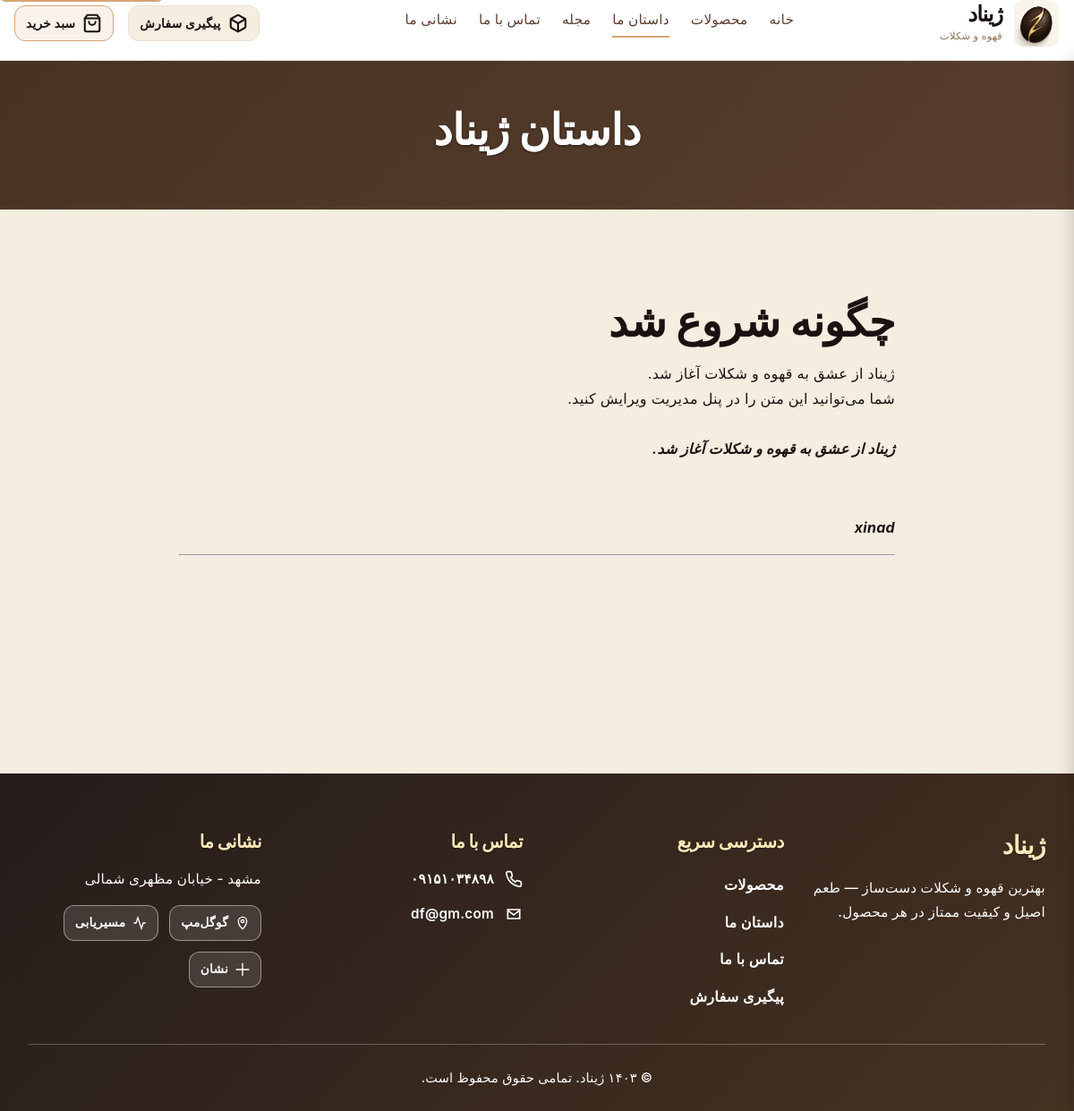
The page /about/ on the database its author committed.
### website/models.py (models this page shows, shortened)
class SiteSettings(models.Model):
    card_number = models.CharField(max_length=16, verbose_name='شماره کارت دریافت وجه')
    card_holder_name = models.CharField(max_length=200, verbose_name='نام صاحب کارت')
    bank_name = models.CharField(max_length=100, verbose_name='نام بانک')
    contact_phone = models.CharField(max_length=11, verbose_name='شماره تماس')
    contact_email = models.EmailField(blank=True, verbose_name='ایمیل')
    address = models.TextField(blank=True, verbose_name='آدرس')
    address_lat = models.DecimalField(
        max_digits=9,
        decimal_places=6,
        null=True,
        blank=True,
        verbose_name="عرض جغرافیایی (Lat)",
        validators=[MinValueValidator(-90), MaxValueValidator(90)],
    )
    address_lng = models.DecimalField(
        max_digits=9,
        decimal_places=6,
        null=True,
        blank=True,
        verbose_name="طول جغرافیایی (Lng)",
        validators=[MinValueValidator(-180), MaxValueValidator(180)],
    )
    logo_image = models.ImageField(
        upload_to="site/branding/",
        blank=True,
        null=True,
        verbose_name="لوگوی سایت (اختیاری)",
    )
    footer_image = models.ImageField(
        upload_to="site/landing/",
        blank=True,
        null=True,
        verbose_name="تصویر پس‌زمینه فوتر (اختیاری)",
    )
    telegram_bot_token = models.CharField(max_length=200, blank=True, verbose_name='توکن ربات تلگرام')
    bale_bot_token = models.CharField(max_length=200, blank=True, verbose_name='توکن ربات بله')
    class Meta:
        verbose_name = 'تنظیمات سایت'
        verbose_name_plural = 'تنظیمات سایت'

class ContentPage(models.Model):
    PAGE_TYPE_CHOICES = [
        ("about", "درباره ما"),
        ("contact", "تماس با ما"),
        ("blog_post", "پست مجله"),
    ]
    page_type = models.CharField(max_length=20, choices=PAGE_TYPE_CHOICES, verbose_name="نوع صفحه")
    title = models.CharField(max_length=200, verbose_name="عنوان")
    slug = models.SlugField(max_length=200, unique=True, blank=True, verbose_name="نامک")
    excerpt = models.TextField(max_length=300, blank=True, verbose_name="خلاصه")
    featured_image = models.ImageField(upload_to="content/featured/", blank=True, null=True, verbose_name="تصویر شاخص")
    author = models.CharField(max_length=100, blank=True, default="تیم ژیناد", verbose_name="نویسنده")
    is_published = models.BooleanField(default=True, verbose_name="منتشر شده")
    published_at = models.DateTimeField(default=timezone.now, verbose_name="تاریخ انتشار")
    views = models.IntegerField(default=0, verbose_name="تعداد بازدید")
    created_at = models.DateTimeField(auto_now_add=True, verbose_name="تاریخ ایجاد")
    updated_at = models.DateTimeField(auto_now=True, verbose_name="تاریخ بروزرسانی")
    class Meta:
        verbose_name = "صفحه محتوا"
        verbose_name_plural = "صفحات محتوا"
        ordering = ["-published_at", "-created_at"]

class ContentBlock(models.Model):
    BLOCK_TYPE_CHOICES = [
        ("heading", "عنوان"),
        ("rich_html", "متن (HTML)"),
        ("image", "تصویر"),
        ("callout", "کادر برجسته"),
        ("divider", "جداکننده"),
    ]
    page = models.ForeignKey(ContentPage, related_name="blocks", on_delete=models.CASCADE, verbose_name="صفحه")
    parent = models.ForeignKey(
        "self",
        related_name="children",
        on_delete=models.CASCADE,
        null=True,
        blank=True,
        verbose_name="والد",
    )
    order = models.PositiveIntegerField(default=0, verbose_name="ترتیب")
    block_type = models.CharField(max_length=20, choices=BLOCK_TYPE_CHOICES, verbose_name="نوع بلاک")
    title = models.CharField(max_length=200, blank=True, verbose_name="عنوان")
    body_html = models.TextField(blank=True, verbose_name="محتوا (HTML)")
    image = models.ImageField(upload_to="content/blocks/", blank=True, null=True, verbose_name="تصویر")
    caption = models.CharField(max_length=300, blank=True, verbose_name="کپشن")
    class Meta:
        verbose_name = "بلاک محتوا"
        verbose_name_plural = "بلاک‌های محتوا"
        ordering = ["parent_id", "order", "id"]
    @property
    def body_html_safe(self):
        return mark_safe(self.body_html)

### website/views.py (the view)
# urls.py: path('about/', views.AboutView.as_view(), name='about'),
class AboutView(TemplateView):
    template_name = "website/content_page.html"
    def get_context_data(self, **kwargs):
        context = super().get_context_data(**kwargs)
        page = get_object_or_404(ContentPage, page_type="about", slug="about", is_published=True)
        blocks = (
            page.blocks.filter(parent__isnull=True)
            .prefetch_related("children", "children__children")
            .order_by("order", "id")
        )
        context["page"] = page
        context["blocks"] = blocks
        return context

### website/context_processors.py (called while the page is built)
def site_settings(request):
    settings_obj = SiteSettings.objects.first()
    hero_images = []
    if settings_obj:
        hero_images = list(settings_obj.hero_images.filter(is_active=True).order_by("order", "id"))
    site_url = get_canonical_site_url()
    canonical_url = build_canonical_url(request.path)
    return {
        "site_settings": settings_obj,
        "home_hero_images": hero_images,
        "canonical_site_url": site_url,
        "canonical_url": canonical_url,
        "organization_json_ld": _organization_json_ld(settings_obj, site_url),
        "default_og_image": f"{site_url}/static/website/images/logo.png",
    }

### website/seo.py (called while the page is built)
def get_canonical_site_url() -> str:
    return settings.CANONICAL_SITE_URL.rstrip("/")

def build_canonical_url(path: str) -> str:
    if not path.startswith("/"):
        path = f"/{path}"
    return f"{get_canonical_site_url()}{path}"

def build_media_url(relative_url: str) -> str:
    if not relative_url:
        return ""
    if relative_url.startswith(("http://", "https://")):
        return relative_url
    if not relative_url.startswith("/"):
        relative_url = f"/{relative_url}"
    return f"{get_canonical_site_url()}{relative_url}"

### website/templatetags/seo_tags.py (called while the page is built)
@register.simple_tag
def json_ld(data):
    return mark_safe(
        f'<script type="application/ld+json">{json.dumps(data, ensure_ascii=False)}</script>'
    )

### website/templates/website/content_page.html (shortened to what this page needs)
{% extends 'website/base.html' %}
{% block content %}
<div class="page-header">
    <div class="container">
        <h1>{{ page.title }}</h1>
    </div>
</div>
<section class="content-page" style="padding: var(--space-11) var(--container-px);">
    <div class="container">
        <div class="content-prose">
            {% for block in blocks %}
                {% include 'website/partials/content_block.html' with block=block %}
            {% endfor %}
        </div>
    </div>
</section>
{% endblock %}

### website/templates/website/base.html (shortened to what this page needs)
<!DOCTYPE html>
<html lang="fa" dir="rtl">
<head>
    {% load static seo_tags %}
    <link rel="stylesheet" href="{% static 'website/css/style.css' %}">
</head>
<body>
<header class="header">
    <div class="container">
        <div class="header-content">
            <div class="logo">
                <a href="{% url 'website:home' %}" aria-label="بازگشت به صفحه اول">
                    {% if site_settings and site_settings.logo_image %}
                    <img src="{{ site_settings.logo_image.url }}" alt="لوگوی ژیناد" class="logo-image" width="52" height="52" loading="eager">
                    {% else %}
                    <img src="{% static 'website/images/logo.png' %}" alt="لوگوی ژیناد" class="logo-image" width="52" height="52" loading="eager">
                    {% endif %}
                    <div class="logo-text">
                        <h1>ژیناد</h1>
                        <p class="tagline">قهوه و شکلات</p>
                    </div>
                </a>
            </div>
            <nav class="nav nav-desktop" aria-label="منوی اصلی">
                <a href="{% url 'website:home' %}" class="nav-link{% if request.resolver_match.url_name == 'home' %} active{% endif %}">خانه</a>
                <a href="{% url 'website:products' %}" class="nav-link{% if request.resolver_match.url_name == 'products' %} active{% endif %}">محصولات</a>
                <a href="{% url 'website:about' %}" class="nav-link{% if request.resolver_match.url_name == 'about' %} active{% endif %}">داستان ما</a>
                <a href="{% url 'website:magazine' %}" class="nav-link{% if request.resolver_match.url_name == 'magazine' %} active{% endif %}">مجله</a>
                <a href="{% url 'website:contact' %}" class="nav-link{% if request.resolver_match.url_name == 'contact' %} active{% endif %}">تماس با ما</a>
                <a href="{% url 'website:location' %}" class="nav-link{% if request.resolver_match.url_name == 'location' %} active{% endif %}">نشانی ما</a>
            </nav>
            <div class="header-actions">
                <a href="{% url 'website:order_tracking' %}" class="header-action-link header-action-link--tracking" aria-label="پیگیری سفارش" title="پیگیری سفارش">
                    <span class="header-action-label">پیگیری سفارش</span>
                </a>
                <a href="{% url 'website:cart' %}" class="header-action-link header-action-link--cart cart-icon" aria-label="سبد خرید" title="سبد خرید">
                    <svg class="header-action-icon" viewBox="0 0 24 24" fill="none" stroke="currentColor" stroke-width="2.25" stroke-linecap="round" stroke-linejoin="round" aria-hidden="true">
                        <path d="M6 2L3 6v14a2 2 0 0 0 2 2h14a2 2 0 0 0 2-2V6l-3-4H6z"/>
                        <line x1="3" y1="6" x2="21" y2="6"/>
                        <path d="M16 10a4 4 0 0 1-8 0"/>
                    </svg>
                    <span class="header-action-label">سبد خرید</span>
                </a>
            </div>
        </div>
    </div>
</header>
<div class="nav-overlay" data-nav-overlay aria-hidden="true"></div>
<main id="main-content" class="main-content">
    {% block content %}{% endblock %}
</main>
<footer class="footer">
    <div class="container">
        <div class="footer-content">
            <div class="footer-section">
                <h3>ژیناد</h3>
                <p>بهترین قهوه و شکلات دست‌ساز — طعم اصیل و کیفیت ممتاز در هر محصول.</p>
            </div>
            <div class="footer-section">
                <h4>دسترسی سریع</h4>
                <ul>
                    <li><a href="{% url 'website:products' %}">محصولات</a></li>
                    <li><a href="{% url 'website:about' %}">داستان ما</a></li>
                    <li><a href="{% url 'website:contact' %}">تماس با ما</a></li>
                    <li><a href="{% url 'website:order_tracking' %}">پیگیری سفارش</a></li>
                </ul>
            </div>
            <div class="footer-section">
                <h4>تماس با ما</h4>
                {% if site_settings and site_settings.contact_phone %}
                <p class="footer-contact-line">
                    <a href="tel:{{ site_settings.contact_phone|slugify }}">{{ site_settings.contact_phone }}</a>
                </p>
                {% endif %}
                {% if site_settings and site_settings.contact_email %}
                <p class="footer-contact-line">
                    <svg viewBox="0 0 24 24" fill="none" stroke="currentColor" stroke-width="2" aria-hidden="true">
                        <path d="M4 6h16v12H4z"/>
                        <path d="M4 7l8 6 8-6"/>
                    </svg>
                    <a href="mailto:{{ site_settings.contact_email }}">{{ site_settings.contact_email }}</a>
                </p>
                {% endif %}
            </div>
            <div class="footer-section">
                <h4>نشانی ما</h4>
                {% if site_settings and site_settings.address %}
                <p>{{ site_settings.address }}</p>
                {% endif %}
                {% if site_settings and site_settings.address_lat != None and site_settings.address_lng != None %}
                <div class="footer-map-links" aria-label="لینک‌های نقشه">
                    <a class="footer-map-link" target="_blank" rel="noopener noreferrer"
                       href="https://www.google.com/maps/search/?api=1&query={{ site_settings.address_lat }},{{ site_settings.address_lng }}"
                       title="باز کردن در گوگل‌مپ">
                        <span class="footer-map-icon" aria-hidden="true">
                            <svg viewBox="0 0 24 24" fill="none" stroke="currentColor" stroke-width="2">
                                <path d="M12 22s7-6.5 7-13a7 7 0 1 0-14 0c0 6.5 7 13 7 13z"/>
                                <circle cx="12" cy="9" r="2.5"/>
                            </svg>
                        </span>
                        گوگل‌مپ
                    </a>
                    <a class="footer-map-link" target="_blank" rel="noopener noreferrer"
                       href="https://www.google.com/maps/dir/?api=1&destination={{ site_settings.address_lat }},{{ site_settings.address_lng }}"
                       title="مسیریابی">
                        <span class="footer-map-icon" aria-hidden="true">
                            <svg viewBox="0 0 24 24" fill="none" stroke="currentColor" stroke-width="2">
                                <polyline points="22 12 18 12 15 21 9 3 6 12 2 12"/>
                            </svg>
                        </span>
                        مسیریابی
                    </a>
                    <a class="footer-map-link" target="_blank" rel="noopener noreferrer"
                       href="https://nshn.ir/?lat={{ site_settings.address_lat }}&lng={{ site_settings.address_lng }}"
                       title="نشان">
                        <span class="footer-map-icon" aria-hidden="true">
                            <svg viewBox="0 0 24 24" fill="none" stroke="currentColor" stroke-width="2">
                                <circle cx="12" cy="12" r="1"/>
                                <path d="M12 1v22M1 12h22"/>
                            </svg>
                        </span>
                        نشان
                    </a>
                </div>
                {% endif %}
            </div>
        </div>
        <div class="footer-bottom">
            <p>&copy; ۱۴۰۳ ژیناد. تمامی حقوق محفوظ است.</p>
        </div>
    </div>
</footer>
</body>
</html>

### website/templates/website/partials/content_block.html (shortened to what this page needs)
<div class="content-block content-block-{{ block.block_type }}">
    {% if block.block_type == "heading" %}
        {% if block.title %}<h2>{{ block.title }}</h2>{% endif %}
    {% elif block.block_type == "divider" %}
        <hr class="content-divider">
    {% elif block.block_type == "image" %}
        {% if block.image %}
        <figure class="content-figure">
            <img src="{{ block.image.url }}" alt="{{ block.caption|default:block.title|default:'image' }}">
            {% if block.caption %}
            <figcaption>{{ block.caption }}</figcaption>
            {% endif %}
        </figure>
        {% endif %}
    {% elif block.block_type == "callout" %}
        <div class="content-callout">
            {% if block.title %}<h3>{{ block.title }}</h3>{% endif %}
            {% if block.body_html %}{{ block.body_html_safe }}{% endif %}
        </div>
    {% else %}
        {% if block.body_html %}{{ block.body_html_safe }}{% endif %}
    {% endif %}
</div>

### rows shown on the page
SiteSettings: logo_image (picture), contact_phone "۰۹۱۵۱۰۳۴۸۹۸", contact_email "df@gm.com", address "مشهد - خیابان مظهری شمالی"
ContentPage: title "داستان ژیناد"
ContentBlock: title "چگونه شروع شد"
ContentBlock: body_html_safe "ژیناد از عشق به قهوه و شکلات آغاز شد. شما می‌توانید این متن را در پنل مدیریت ویرایش کنید. ژیناد از عشق به قهوه و شکلات آغاز شد. xinad"
ContentBlock: block_type "divider" (drawn)
